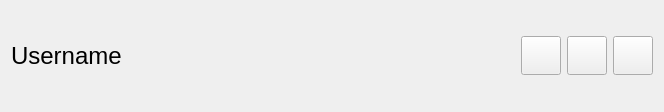
<?xml version="1.0" encoding="UTF-8"?>
<ui version="4.0">
 <class>UserCardClass</class>
 <widget class="QWidget" name="UserCardClass">
  <property name="geometry">
   <rect>
    <x>0</x>
    <y>0</y>
    <width>664</width>
    <height>112</height>
   </rect>
  </property>
  <property name="windowTitle">
   <string>User Card (Embedded)</string>
  </property>
  <layout class="QHBoxLayout" name="horizontalLayout">
   <item>
    <widget class="QLabel" name="nickname">
     <property name="font">
      <font>
       <pointsize>18</pointsize>
      </font>
     </property>
     <property name="text">
      <string>Username</string>
     </property>
    </widget>
   </item>
   <item>
    <spacer name="horizontalSpacer">
     <property name="orientation">
      <enum>Qt::Horizontal</enum>
     </property>
     <property name="sizeHint" stdset="0">
      <size>
       <width>476</width>
       <height>20</height>
      </size>
     </property>
    </spacer>
   </item>
   <item>
    <widget class="QToolButton" name="password">
     <property name="text">
      <string/>
     </property>
     <property name="iconSize">
      <size>
       <width>32</width>
       <height>32</height>
      </size>
     </property>
    </widget>
   </item>
   <item>
    <widget class="QToolButton" name="giveAdmin">
     <property name="text">
      <string/>
     </property>
     <property name="iconSize">
      <size>
       <width>32</width>
       <height>32</height>
      </size>
     </property>
    </widget>
   </item>
   <item>
    <widget class="QToolButton" name="removeUser">
     <property name="text">
      <string/>
     </property>
     <property name="icon">
      <iconset theme="window-close"/>
     </property>
     <property name="iconSize">
      <size>
       <width>32</width>
       <height>32</height>
      </size>
     </property>
    </widget>
   </item>
  </layout>
 </widget>
 <layoutdefault spacing="6" margin="11"/>
 <resources>
  <include location="Authorization.qrc"/>
 </resources>
 <connections/>
</ui>
